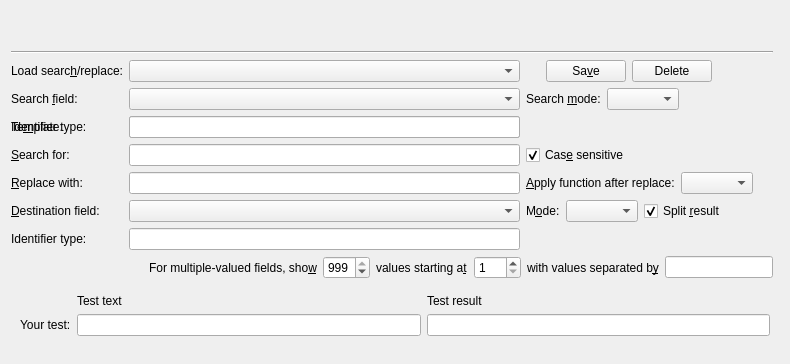
         <widget class="QWidget" name="tabWidgetPage3">
          <attribute name="title">
           <string>&amp;Search and replace</string>
          </attribute>
          <layout class="QGridLayout" name="vargrid">
           <property name="sizeConstraint">
            <enum>QLayout::SetMinimumSize</enum>
           </property>
           <item row="0" column="0" colspan="4">
            <widget class="QLabel" name="s_r_heading">
             <property name="wordWrap">
              <bool>true</bool>
             </property>
             <property name="openExternalLinks">
              <bool>true</bool>
             </property>
            </widget>
           </item>
           <item row="1" column="0">
            <widget class="QLabel" name="filler">
             <property name="text">
              <string/>
             </property>
            </widget>
           </item>
           <item row="2" column="0" colspan="3">
            <widget class="Line" name="line">
             <property name="orientation">
              <enum>Qt::Horizontal</enum>
             </property>
            </widget>
           </item>
           <item row="3" column="0">
            <widget class="QLabel" name="xlabel_22">
             <property name="text">
              <string>Load searc&amp;h/replace:</string>
             </property>
             <property name="buddy">
              <cstring>query_field</cstring>
             </property>
            </widget>
           </item>
           <item row="3" column="1">
            <widget class="QComboBox" name="query_field">
             <property name="toolTip">
              <string>Select saved search/replace to load.</string>
             </property>
            </widget>
           </item>
           <item row="3" column="2">
            <layout class="QHBoxLayout" name="horizontalLayout_6">
             <item>
              <spacer name="horizontalSpacer_3">
               <property name="orientation">
                <enum>Qt::Horizontal</enum>
               </property>
               <property name="sizeType">
                <enum>QSizePolicy::Fixed</enum>
               </property>
               <property name="sizeHint" stdset="0">
                <size>
                 <width>20</width>
                 <height>20</height>
                </size>
               </property>
              </spacer>
             </item>
             <item>
              <widget class="QPushButton" name="save_button">
               <property name="toolTip">
                <string>Save current search/replace</string>
               </property>
               <property name="text">
                <string>Sa&amp;ve</string>
               </property>
              </widget>
             </item>
             <item>
              <widget class="QPushButton" name="remove_button">
               <property name="toolTip">
                <string>Delete saved search/replace</string>
               </property>
               <property name="text">
                <string>Delete</string>
               </property>
              </widget>
             </item>
             <item>
              <spacer name="horizontalSpacer_2">
               <property name="orientation">
                <enum>Qt::Horizontal</enum>
               </property>
               <property name="sizeHint" stdset="0">
                <size>
                 <width>40</width>
                 <height>20</height>
                </size>
               </property>
              </spacer>
             </item>
            </layout>
           </item>
           <item row="4" column="0">
            <widget class="QLabel" name="xlabel_21">
             <property name="text">
              <string>Search &amp;field:</string>
             </property>
             <property name="buddy">
              <cstring>search_field</cstring>
             </property>
            </widget>
           </item>
           <item row="4" column="1">
            <widget class="QComboBox" name="search_field">
             <property name="toolTip">
              <string>The name of the field that you want to search</string>
             </property>
            </widget>
           </item>
           <item row="4" column="2">
            <layout class="QHBoxLayout" name="HLayout_3">
             <item>
              <widget class="QLabel" name="xlabel_24">
               <property name="text">
                <string>Search &amp;mode:</string>
               </property>
               <property name="buddy">
                <cstring>search_mode</cstring>
               </property>
              </widget>
             </item>
             <item>
              <widget class="QComboBox" name="search_mode">
               <property name="toolTip">
                <string>Choose whether to use basic text matching or advanced regular expression matching</string>
               </property>
              </widget>
             </item>
             <item>
              <spacer name="HSpacer_2">
               <property name="orientation">
                <enum>Qt::Horizontal</enum>
               </property>
               <property name="sizeHint" stdset="0">
                <size>
                 <width>20</width>
                 <height>10</height>
                </size>
               </property>
              </spacer>
             </item>
            </layout>
           </item>
           <item row="5" column="0">
            <widget class="QLabel" name="s_r_src_ident_label">
             <property name="text">
              <string>Identifier type:</string>
             </property>
             <property name="buddy">
              <cstring>s_r_src_ident</cstring>
             </property>
            </widget>
           </item>
           <item row="5" column="1">
            <widget class="QComboBox" name="s_r_src_ident">
             <property name="sizePolicy">
              <sizepolicy hsizetype="Expanding" vsizetype="Fixed">
               <horstretch>100</horstretch>
               <verstretch>0</verstretch>
              </sizepolicy>
             </property>
             <property name="toolTip">
              <string>Choose which identifier type to operate upon</string>
             </property>
            </widget>
           </item>
           <item row="5" column="0">
            <widget class="QLabel" name="template_label">
             <property name="text">
              <string>Te&amp;mplate:</string>
             </property>
             <property name="buddy">
              <cstring>s_r_template</cstring>
             </property>
            </widget>
           </item>
           <item row="5" column="1">
            <widget class="HistoryLineEdit" name="s_r_template">
             <property name="sizePolicy">
              <sizepolicy hsizetype="Expanding" vsizetype="Fixed">
               <horstretch>100</horstretch>
               <verstretch>0</verstretch>
              </sizepolicy>
             </property>
             <property name="toolTip">
              <string>Enter a template to be used as the source for the search/replace</string>
             </property>
            </widget>
           </item>
           <item row="6" column="0">
            <widget class="QLabel" name="xlabel_2">
             <property name="text">
              <string>&amp;Search for:</string>
             </property>
             <property name="buddy">
              <cstring>search_for</cstring>
             </property>
            </widget>
           </item>
           <item row="6" column="1">
            <widget class="HistoryLineEdit" name="search_for">
             <property name="sizePolicy">
              <sizepolicy hsizetype="Expanding" vsizetype="Fixed">
               <horstretch>100</horstretch>
               <verstretch>0</verstretch>
              </sizepolicy>
             </property>
             <property name="toolTip">
              <string>Enter what you are looking for, either plain text or a regular expression, depending on the mode</string>
             </property>
            </widget>
           </item>
           <item row="6" column="2">
            <widget class="QCheckBox" name="case_sensitive">
             <property name="toolTip">
              <string>Check this box if the search string must match exactly upper and lower case. Uncheck it if case is to be ignored</string>
             </property>
             <property name="text">
              <string>Cas&amp;e sensitive</string>
             </property>
             <property name="checked">
              <bool>true</bool>
             </property>
            </widget>
           </item>
           <item row="7" column="0">
            <widget class="QLabel" name="xlabel_4">
             <property name="text">
              <string>&amp;Replace with:</string>
             </property>
             <property name="buddy">
              <cstring>replace_with</cstring>
             </property>
            </widget>
           </item>
           <item row="7" column="1">
            <widget class="HistoryLineEdit" name="replace_with">
             <property name="toolTip">
              <string>The replacement text. The matched search text will be replaced with this string</string>
             </property>
            </widget>
           </item>
           <item row="7" column="2">
            <layout class="QHBoxLayout" name="verticalLayout">
             <item>
              <widget class="QLabel" name="label_41">
               <property name="text">
                <string>&amp;Apply function after replace:</string>
               </property>
               <property name="buddy">
                <cstring>replace_func</cstring>
               </property>
              </widget>
             </item>
             <item>
              <widget class="QComboBox" name="replace_func">
               <property name="toolTip">
                <string>Specify how the text is to be processed after matching and replacement. In character mode, the entire
field is processed. In regular expression mode, only the matched text is processed</string>
               </property>
              </widget>
             </item>
             <item>
              <spacer name="HSpacer_1">
               <property name="orientation">
                <enum>Qt::Horizontal</enum>
               </property>
               <property name="sizeHint" stdset="0">
                <size>
                 <width>20</width>
                 <height>10</height>
                </size>
               </property>
              </spacer>
             </item>
            </layout>
           </item>
           <item row="8" column="0">
            <widget class="QLabel" name="destination_field_label">
             <property name="text">
              <string>&amp;Destination field:</string>
             </property>
             <property name="buddy">
              <cstring>destination_field</cstring>
             </property>
            </widget>
           </item>
           <item row="8" column="1">
            <widget class="QComboBox" name="destination_field">
             <property name="toolTip">
              <string>The field that the text will be put into after all replacements.
If blank, the source field is used if the field is modifiable</string>
             </property>
            </widget>
           </item>
           <item row="8" column="2">
            <layout class="QHBoxLayout" name="verticalLayout">
             <item>
              <widget class="QLabel" name="replace_mode_label">
               <property name="text">
                <string>M&amp;ode:</string>
               </property>
               <property name="buddy">
                <cstring>replace_mode</cstring>
               </property>
              </widget>
             </item>
             <item>
              <widget class="QComboBox" name="replace_mode">
               <property name="toolTip">
                <string>Specify how the text should be copied into the destination.</string>
               </property>
              </widget>
             </item>
             <item>
              <widget class="QCheckBox" name="comma_separated">
               <property name="toolTip">
                <string>Specifies whether result items should be split into multiple values or
left as single values. This option has the most effect when the source field is
not multiple and the destination field is multiple</string>
               </property>
               <property name="text">
                <string>Split &amp;result</string>
               </property>
               <property name="checked">
                <bool>true</bool>
               </property>
              </widget>
             </item>
             <item>
              <spacer name="zHSpacer_1">
               <property name="orientation">
                <enum>Qt::Horizontal</enum>
               </property>
               <property name="sizeHint" stdset="0">
                <size>
                 <width>20</width>
                 <height>10</height>
                </size>
               </property>
              </spacer>
             </item>
            </layout>
           </item>
           <item row="9" column="0">
            <widget class="QLabel" name="s_r_dst_ident_label">
             <property name="text">
              <string>Identifier type:</string>
             </property>
             <property name="buddy">
              <cstring>s_r_dst_ident</cstring>
             </property>
            </widget>
           </item>
           <item row="9" column="1">
            <widget class="QLineEdit" name="s_r_dst_ident">
             <property name="sizePolicy">
              <sizepolicy hsizetype="Expanding" vsizetype="Fixed">
               <horstretch>100</horstretch>
               <verstretch>0</verstretch>
              </sizepolicy>
             </property>
             <property name="toolTip">
              <string>&lt;p&gt;Choose which identifier type to operate upon. When the
              source field is something other than 'identifiers' you can enter
              a * if you want to replace the entire set of identifiers with
              the result of the search/replace.&lt;/p&gt;</string>
             </property>
            </widget>
           </item>
           <item row="10" column="1" colspan="2">
            <layout class="QHBoxLayout" name="horizontalLayout_21">
             <item>
              <spacer name="HSpacer_347">
               <property name="orientation">
                <enum>Qt::Horizontal</enum>
               </property>
               <property name="sizeHint" stdset="0">
                <size>
                 <width>20</width>
                 <height>0</height>
                </size>
               </property>
              </spacer>
             </item>
             <item>
              <widget class="QLabel" name="xlabel_412">
               <property name="text">
                <string>For multiple-valued fields, sho&amp;w</string>
               </property>
               <property name="buddy">
                <cstring>results_count</cstring>
               </property>
              </widget>
             </item>
             <item>
              <widget class="QSpinBox" name="results_count">
               <property name="enabled">
                <bool>true</bool>
               </property>
               <property name="minimum">
                <number>1</number>
               </property>
               <property name="maximum">
                <number>999</number>
               </property>
               <property name="value">
                <number>999</number>
               </property>
              </widget>
             </item>
             <item>
              <widget class="QLabel" name="xlabel_412">
               <property name="text">
                <string>values starting a&amp;t</string>
               </property>
               <property name="buddy">
                <cstring>starting_from</cstring>
               </property>
              </widget>
             </item>
             <item>
              <widget class="QSpinBox" name="starting_from">
               <property name="enabled">
                <bool>true</bool>
               </property>
               <property name="minimum">
                <number>1</number>
               </property>
               <property name="maximum">
                <number>999</number>
               </property>
               <property name="value">
                <number>1</number>
               </property>
              </widget>
             </item>
             <item>
              <widget class="QLabel" name="xlabel_41">
               <property name="text">
                <string>with values separated b&amp;y</string>
               </property>
               <property name="buddy">
                <cstring>multiple_separator</cstring>
               </property>
              </widget>
             </item>
             <item>
              <widget class="QLineEdit" name="multiple_separator">
               <property name="toolTip">
                <string>Used when displaying test results to separate values in multiple-valued fields</string>
               </property>
              </widget>
             </item>
            </layout>
           </item>
           <item row="11" column="0" colspan="4">
            <widget class="QScrollArea" name="scrollArea11">
             <property name="frameShape">
              <enum>QFrame::NoFrame</enum>
             </property>
             <property name="widgetResizable">
              <bool>true</bool>
             </property>
             <widget class="QWidget" name="gridLayoutWidget_2">
              <property name="geometry">
               <rect>
                <x>0</x>
                <y>0</y>
                <width>922</width>
                <height>268</height>
               </rect>
              </property>
              <layout class="QGridLayout" name="testgrid">
               <item row="7" column="1">
                <widget class="QLabel" name="xlabel_3">
                 <property name="text">
                  <string>Test text</string>
                 </property>
                </widget>
               </item>
               <item row="7" column="2">
                <widget class="QLabel" name="xlabel_3">
                 <property name="text">
                  <string>Test result</string>
                 </property>
                </widget>
               </item>
               <item row="8" column="0">
                <widget class="QLabel" name="label_31">
                 <property name="text">
                  <string>Your test:</string>
                 </property>
                </widget>
               </item>
               <item row="8" column="1">
                <widget class="HistoryLineEdit" name="test_text"/>
               </item>
               <item row="8" column="2">
                <widget class="QLineEdit" name="test_result"/>
               </item>
               <item row="25" column="0" colspan="2">
                <spacer name="verticalSpacer_2">
                 <property name="orientation">
                  <enum>Qt::Vertical</enum>
                 </property>
                 <property name="sizeHint" stdset="0">
                  <size>
                   <width>20</width>
                   <height>5</height>
                  </size>
                 </property>
                </spacer>
               </item>
              </layout>
             </widget>
            </widget>
           </item>
          </layout>
         </widget>
